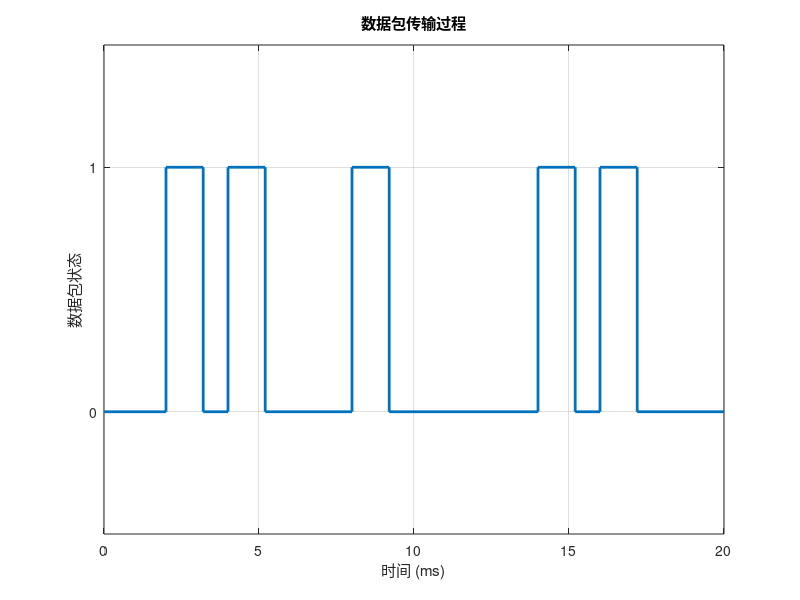

This figure's MATLAB source:
% 假设生成的包含0和1的数组  
transmission_array = [0, 1, 1, 0, 1, 0, 0, 1, 1, 0]; % 示例数组  
num_slots = length(transmission_array); % 时隙数量  

% 设置时间参数  
slot_duration = 2; % 每个时隙的持续时间为2ms  
packet_duration = 1.2; % 数据包传输持续时间为1.2ms  
no_packet_duration = slot_duration - packet_duration; % 无数据包持续时间为0.8ms  

% 生成时间序列  
time_series = []; % 初始化时间序列  
data_series = []; % 初始化数据序列  

% 遍历每个时隙，生成时间序列和数据序列  
for i = 1:num_slots  
    if transmission_array(i) == 1  
        % 数据包传输的时间段  
        time_series = [time_series, (i-1)*slot_duration, (i-1)*slot_duration + packet_duration]; % 开始和结束时间  
        data_series = [data_series, 1, 1]; % 数据包传输状态  
        
        % 无数据包的时间段  
        time_series = [time_series, (i-1)*slot_duration + packet_duration, i*slot_duration]; % 功率逐渐衰减至0  
        data_series = [data_series, 0, 0]; % 无数据包状态  
    else  
        % 无数据包时段（保持为0）  
        time_series = [time_series, (i-1)*slot_duration, i*slot_duration]; % 开始和结束时间  
        data_series = [data_series, 0, 0]; % 无数据包状态  
    end  
end  

% 保证data_series的长度与time_series匹配  
% data_series = data_series(1:end-1); % 删除最后一个冗余的0    

% 绘图  
figure;  
plot(time_series, data_series, 'LineWidth', 2);  
xlabel('时间 (ms)');  
ylabel('数据包状态');  
title('数据包传输过程');  
ylim([-0.5 1.5]); % 设置y轴范围  
yticks([0 1]); % 设置y轴刻度  
grid on;